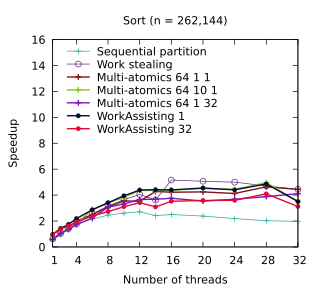

Here is the gnuplot script that generated this plot:
set title "Sort (n = 262,144)"
set terminal pdf size 3.2,2.9
set output "./results/Sort_n___262,144.pdf"
set key on
set key top left Left reverse
set key samplen 2.5
set xrange [1:32]
set xtics (1, 4, 8, 12, 16, 20, 24, 28, 32)
set xlabel "Number of threads"
set yrange [0:16]
set ylabel "Speedup"
plot './results/Sort_n___262,144.dat' using 1:2 title "Sequential partition" pointsize 0.7 lw 1 pt 1 linecolor rgb "#24A793" with linespoints, \
  './results/Sort_n___262,144.dat' using 1:3 title "Work stealing" pointsize 0.7 lw 1 pt 6 linecolor rgb "#5B2182" with linespoints, \
  './results/Sort_n___262,144.dat' using 1:4 title "Multi-atomics 64 1 1" pointsize 0.7 lw 2 pt 1 linecolor rgb "#80141E" with linespoints, \
  './results/Sort_n___262,144.dat' using 1:5 title "Multi-atomics 64 10 1" pointsize 0.7 lw 2 pt 1 linecolor rgb "#80C81E" with linespoints, \
  './results/Sort_n___262,144.dat' using 1:6 title "Multi-atomics 64 1 32" pointsize 0.7 lw 2 pt 1 linecolor rgb "#8014C0" with linespoints, \
  './results/Sort_n___262,144.dat' using 1:7 title "WorkAssisting 1" pointsize 0.4 lw 2 pt 7 linecolor rgb "#070A35" with linespoints, \
  './results/Sort_n___262,144.dat' using 1:8 title "WorkAssisting 32" pointsize 0.4 lw 2 pt 7 linecolor rgb "#E00A35" with linespoints
